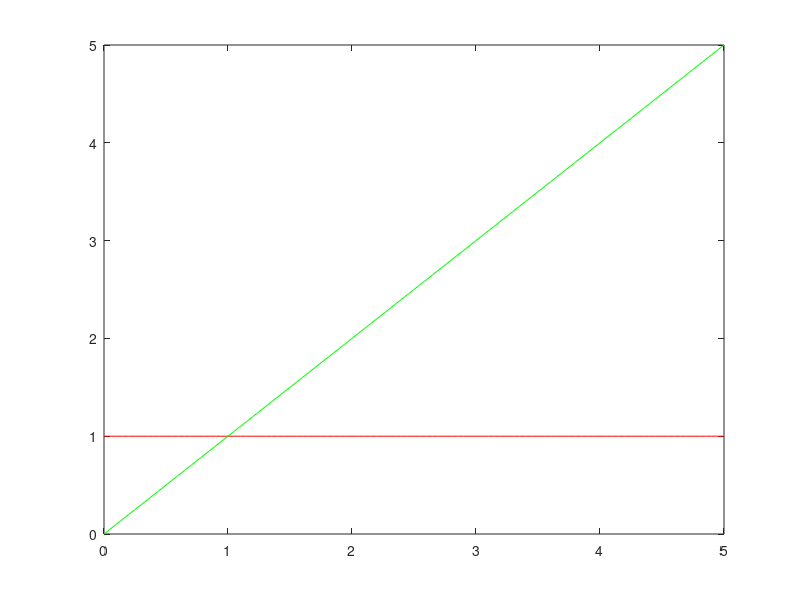

MATLAB code for this plot:
%% Sygnał prostokątny
% t0 = 0, ta = 2, tb = 4, tk = 6, AMP = 3
close all; clear; clc;

Fs = 50;
t = 0 : 1/Fs : 6;
x = 3 * (abs(t-3)<1);
plot(t, x);

mean(x) %srednia sygnalu dyskretnego
sum(x.*x) %srednia sygnalu dyskretnego

%% Sygnał trójkątny 
% t0 = -5, ta = -2, tw = 0, tb = 2, tk = 5, AMP = 3
close all; clear; clc;

Fs = 50;
t = -5 : 1/Fs : 5;
x = 3 * (1 - (abs(t-0))/2) .* (abs(t)<2);
plot(t, x);

mean(x) %srednia sygnalu dyskretnego
sum(abs(x).^2) %srednia sygnalu dyskretnego

%% Sygnał z liczbą zespoloną 1
% x(t) = sin(2t)-icos(2t) dla t >= 0 & t <= PI/2
% x(t) = 0 dla t > PI/2 & t <= 2PI
close all; clear; clc;

Fs = 100;
t = 0 : 1/Fs : 2*pi;
x = (sin(2*t)-1i*cos(2*t)).* (t<=pi/2);
plot(t, real(x), 'r', t, imag(x), 'g');
legend('re', 'im');
mean(x)
sum(abs(x).^2)/Fs

%% Syngał z liczbą zespoloną 2
% x(t) = 1-it dla |t-2| <= 1
% x(t) = 0 dla |t-2| > 1
% t >= 0 & t <= 10, Fs = 50
close all; clear; clc;

Fs = 50;
t = 0 : 1/Fs : 10;
x = (1-1i*t).*(abs(t-2)<=1)
plot(t, real(x), 'r', t, imag(x), 'g');
mean(x)
sum(abs(x).^2)

%% Sygnał z liczbą zespoloną 3
% x(t) = 1 + it dla t >= 0 & t <= 5
close all; clear; clc;

Fs = 20;
t = 0 : 1/Fs : 5;
x = (1+1i*t);
plot(t, real(x), 'r', t, imag(x), 'g')
mean(x)
sum(abs(x).^2)

%% Splot i koleracja 1
close all; clear; clc;

X = [2 0 -1 4];
Y = [1 0 -2];

conv(X, Y)
xcorr(X, Y)

%% Splot i koleracja 2
close all; clear; clc;

X = [1+1i 1 0 2];
Y = [2 1i 1];

conv(X, Y)
xcorr(X, Y)
